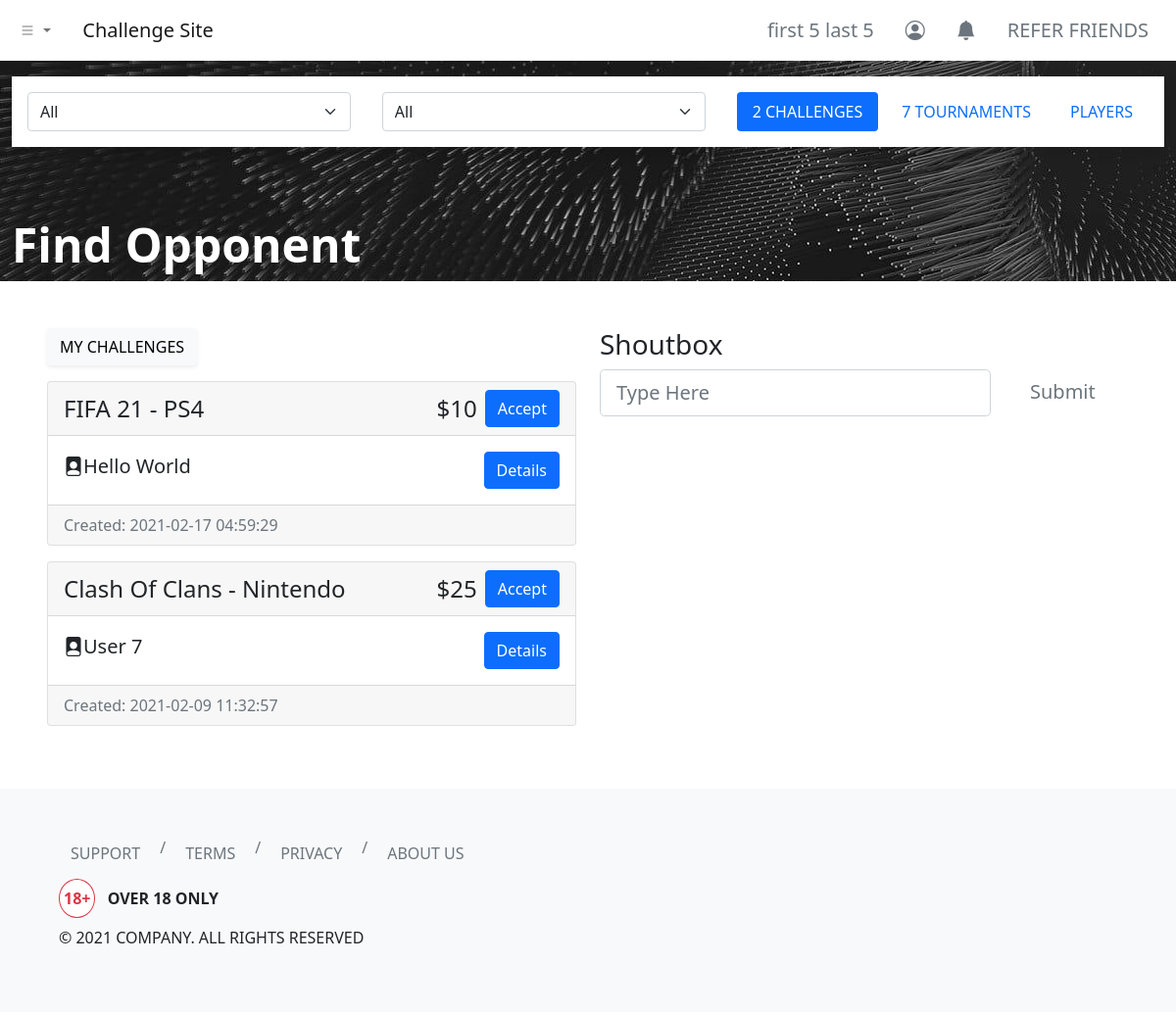
The page /dashboard/find-opponent/index.php (signed in) on the database its author committed.
### tables this page shows
CREATE TABLE `users` (
  `id` int(11) NOT NULL,
  `username` varchar(255) NOT NULL,
  `first_name` varchar(255) NOT NULL,
  `last_name` varchar(255) NOT NULL,
  `email` varchar(255) NOT NULL,
  `user_password` varchar(255) NOT NULL,
  `balance` decimal(65,30) UNSIGNED NOT NULL DEFAULT 0.000000000000000000000000000000
);

CREATE TABLE `challenges_log` (
  `challenge_id` int(11) NOT NULL,
  `challenge_by` int(11) NOT NULL,
  `game` varchar(255) NOT NULL,
  `console` varchar(255) NOT NULL,
  `amount` int(11) NOT NULL,
  `game_mode` varchar(255) NOT NULL,
  `rules` text NOT NULL,
  `status` varchar(255) NOT NULL DEFAULT 'open',
  `created_timestamp` timestamp NOT NULL DEFAULT current_timestamp(),
  `accepted_by` int(11) DEFAULT NULL,
  `accepted_timestamp` timestamp NULL DEFAULT NULL,
  `challenge_date` date DEFAULT NULL,
  `challenge_time` time DEFAULT NULL,
  `challenge_by_start_timestamp` timestamp NULL DEFAULT NULL,
  `accepted_by_start_timestamp` timestamp NULL DEFAULT NULL,
  `challenge_by_claimed_result` varchar(255) NOT NULL,
  `accepted_by_claimed_result` varchar(255) NOT NULL,
  `challenge_by_claim_timestamp` timestamp NULL DEFAULT NULL,
  `accepted_by_claim_timestamp` timestamp NULL DEFAULT NULL
);

### dashboard/find-opponent/index.php (the view, shortened to what this page needs)
<?php
include '../../header.php';
?>
<link rel="stylesheet" href="./index.css">
<div class="hero container-fluid bg-dark position-relative">
    <div class="row">
        <div class="col">
            <div class="d-flex bg-white shadow py-3 mt-3">
                <select class="form-select mx-3" aria-label=".form-select-lg example">
                    <option selected>All</option>
                </select>
                <select class="form-select mx-3" aria-label=".form-select-lg example">
                    <option selected>All</option>
                </select>
                <ul class="nav nav-pills nav-justified flex-nowrap mx-3" id="pills-tab" role="tablist">
                    <li class="nav-item" role="presentation">
                        <a class="nav-link active text-uppercase text-nowrap" id="pills-challenges-tab" data-bs-toggle="pill" href="#pills-challenges" role="tab" aria-controls="pills-challenges" aria-selected="true">
                            <?php
                            include_once '../../php-apis/db-config.php';
                            $user_id = $_SESSION['id'];
                            $sql = "SELECT COUNT(*) AS total_challenges FROM challenges_log WHERE challenge_by <> $user_id AND status = 'open'";
                            $result = mysqli_query($conn, $sql);
                            if (mysqli_num_rows($result) > 0) {
                                while ($row = mysqli_fetch_assoc($result)) {
                                    echo $row['total_challenges'];
                                }
                            } else {
                                echo "0";
                            }
                            ?>
                            Challenges
                        </a>
                    </li>
                    <li class="nav-item mx-2" role="presentation">
                        <a class="nav-link text-uppercase text-nowrap" id="pills-tournaments-tab" data-bs-toggle="pill" href="#pills-tournaments" role="tab" aria-controls="pills-tournaments" aria-selected="false">
                            <?php
                            include_once '../../php-apis/db-config.php';
                            $user_id = $_SESSION['id'];
                            $sql = "SELECT COUNT(*) AS total_tournaments FROM tournaments_log WHERE tournament_by <> $user_id";
                            $result = mysqli_query($conn, $sql);
                            if (mysqli_num_rows($result) > 0) {
                                while ($row = mysqli_fetch_assoc($result)) {
                                    echo $row['total_tournaments'];
                                }
                            } else {
                                echo "0";
                            }
                            ?>
                            Tournaments
                        </a>
                    </li>
                    <li class="nav-item" role="presentation">
                        <a class="nav-link text-uppercase text-nowrap" id="pills-players-tab" data-bs-toggle="pill" href="#pills-players" role="tab" aria-controls="pills-players" aria-selected="false">Players</a>
                    </li>
                </ul>
            </div>
        </div>
    </div>
    <div class="row position-absolute bottom-0">
        <div class="col">
            <h1 class="text-white display-5 fw-bold">Find Opponent</h1>
        </div>
    </div>
</div>
<div class="container-fluid my-5 px-5">
    <div class="row">
        <div class="col">
            <div class="tab-content" id="pills-tabContent">
                <div class="tab-pane fade show active" id="pills-challenges" role="tabpanel" aria-labelledby="pills-challenges-tab">
                    <a class="btn btn-light shadow-sm text-uppercase mb-3" href="../challenges" role="button">My Challenges</a>
                    <?php
                    $sql = "SELECT * FROM users INNER JOIN challenges_log ON users.id = challenges_log.challenge_by WHERE challenges_log.challenge_by <> $user_id AND status = 'open' ORDER BY challenges_log.created_timestamp DESC";
                    $result = mysqli_query($conn, $sql);
                    if (mysqli_num_rows($result) > 0) {
                        while ($row = mysqli_fetch_assoc($result)) {
                            $challenge_details_object = array(
                                'challenge_id' => $row['challenge_id'],
                                'Challenge By' => ucwords($row['username']),
                                'Game' => (($row['game'] === 'fifa_21') ? (strtoupper(str_replace("_", " ", $row['game']))) : (ucwords(str_replace("_", " ", $row['game'])))),
                                'Console' => (($row['console'] === 'ps4' || $row['console'] === 'pc') ? (strtoupper($row['console'])) : (ucwords($row['console']))),
                                'Amount' => '$' . $row['amount'],
                                'Game Mode' => ucwords($row['game_mode']),
                                'Rules' => ucwords($row['rules']),
                                'Created Date' => date_format(date_create($row['created_timestamp']), 'l d F Y h:i:s A'),
                                'min_date' => date_format(date_add(date_create($row['created_timestamp']), new DateInterval('P1D')), 'Y-m-d'),
                            );
                            $challenge_details_json = json_encode($challenge_details_object);
                    ?>
                            <div class="card mb-3">
                                <h4 class="card-header">
                                    <div class="d-flex justify-content-between align-items-center">
                                        <div>
                                            <?php echo (($row['game'] === 'fifa_21') ? (strtoupper(str_replace("_", " ", $row['game']))) : (ucwords(str_replace("_", " ", $row['game'])))) . ' - ' . (($row['console'] === 'ps4' || $row['console'] === 'pc') ? (strtoupper($row['console'])) : (ucwords($row['console']))); ?>
                                        </div>
                                        <div class="d-flex justify-content-between align-items-center">
                                            <?php echo '$' . $row['amount']; ?>
                                            <button type="button" class="btn btn-primary ms-2" data-bs-toggle="modal" data-bs-target="#accept-challenge-modal" data-bs-challenge-details='<?php echo $challenge_details_json; ?>'>
                                                Accept
                                            </button>
                                        </div>
                                    </div>
                                </h4>
                                <div class="card-body d-flex align-items-center justify-content-between">
                                    <h5 class="card-title"><i class="bi bi-file-person-fill"></i><?php echo ucwords($row['username']); ?></h5>
                                    <button type="button" class="btn btn-primary" data-bs-toggle="modal" data-bs-target="#challenge-details-modal" data-bs-challenge-details='<?php echo $challenge_details_json; ?>'>
                                        Details
                                    </button>
                                </div>
                                <div class="card-footer text-muted"><?php echo 'Created: ' . $row['created_timestamp']; ?></div>
                            </div>
                    <?php
                        }
                    } else {
                        echo "<p class='fs-4 text-danger'>No Challenges Available!</p>";
                    }
                    ?>
                </div>
            </div>
        </div>
        <div class="col">
            <h3>Shoutbox</h3>
            <form class="row">
                <div class="col-9">
                    <input class="form-control form-control-lg" type="text" placeholder="Type Here">
                </div>
                <div class="col">
                    <button type="button" class="btn btn-lg btn-outline-secondary border-0">Submit</button>
                </div>
            </form>
        </div>
    </div>
</div>
<?php
include '../../footer.php';
?>

### header.php (shortened to what this page needs)
<?php
function urlPrefix()
{
    if (basename(getcwd()) === basename(__DIR__)) {
        return './';
    } elseif (basename(dirname(getcwd())) === basename(__DIR__)) {
        return '../';
    } elseif (basename(dirname(dirname(getcwd()))) === basename(__DIR__)) {
        return '../../';
    } elseif (basename(dirname(dirname(dirname(getcwd())))) === basename(__DIR__)) {
        return '../../../';
    } else {
        return './';
    }
}
?>
<!DOCTYPE html>
<html lang="en">
<head>
    <link href="https://cdn.jsdelivr.net/npm/bootstrap@5.0.0-beta2/dist/css/bootstrap.min.css" rel="stylesheet">
    <link rel="stylesheet" href="https://cdn.jsdelivr.net/npm/bootstrap-icons@1.3.0/font/bootstrap-icons.css">
</head>
<body>
    <nav class="navbar navbar-expand-sm navbar-light bg-white shadow">
        <div class="container-fluid">
            <ul class="navbar-nav me-4">
                <li class="nav-item dropdown">
                    <a class="nav-link dropdown-toggle" href="#" id="navbarDropdownMenuLink" role="button" data-bs-toggle="dropdown" aria-expanded="false">
                        <i class="bi bi-list"></i>
                    </a>
                </li>
            </ul>
            <a class="navbar-brand" href="<?php echo urlPrefix(); ?>">Challenge Site</a>
            <div class="collapse navbar-collapse" id="navbarNavDropdown">
                <ul class="navbar-nav ms-auto">
                    <?php if (isset($_SESSION['id'])) { ?>
                        <li class="nav-item">
                            <a class="btn btn-lg btn-outline-secondary border-0" aria-current="page" href="<?php echo urlPrefix() . 'dashboard/profile/'; ?>">
                                <?php
                                include_once urlPrefix() . 'php-apis/db-config.php';
                                $user_id = $_SESSION['id'];
                                $sql = "SELECT * FROM users WHERE id=$user_id";
                                $result = mysqli_query($conn, $sql);
                                if (mysqli_num_rows($result) > 0) {
                                    while ($row = mysqli_fetch_assoc($result)) {
                                        echo $row['first_name'] . ' ' . $row['last_name'];
                                    }
                                } else {
                                    header("Location: " . urlPrefix() . "php-apis/logout.php");
                                    die();
                                }
                                ?>
                            </a>
                        </li>
                        <li class="nav-item">
                            <a class="btn btn-lg btn-outline-secondary border-0" aria-current="page" href="<?php echo urlPrefix() . 'dashboard/profile/'; ?>"><i class="bi bi-person-circle"></i></a>
                        </li>
                        <li class="nav-item">
                            <a class="btn btn-lg btn-outline-secondary border-0" aria-current="page" href="<?php echo urlPrefix() . 'dashboard/notifications/'; ?>"><i class="bi bi-bell-fill"></i></a>
                        </li>
                        <li class="nav-item">
                            <a class="btn btn-lg btn-outline-secondary border-0" aria-current="page" href="<?php echo urlPrefix() . 'dashboard/refer/'; ?>">REFER FRIENDS</a>
                        </li>
                    <?php } else { ?>
                        <li class="nav-item">
                            <a class="btn btn-lg btn-outline-secondary border-0" aria-current="page" href="<?php echo urlPrefix() . 'login/'; ?>">ENTER</a>
                        </li>
                    <?php } ?>
                </ul>
            </div>
        </div>
    </nav>

### dashboard/find-opponent/index.css (style rules this page uses)
.hero { background-image: url('../../images/bg.jpg'); min-height: 225px; }

### rows shown on the page
users: first_name "first 5", last_name "last 5"
users: challenges_log.game "FIFA 21", challenges_log.console "PS4", challenges_log.amount "10", username "Hello World", challenges_log.created_timestamp "2021-02-17 04:59:29"
users: challenges_log.game "Clash Of Clans", challenges_log.console "Nintendo", challenges_log.amount "25", username "User 7", challenges_log.created_timestamp "2021-02-09 11:32:57"

### other values the page prints
$row['total_challenges'] "2"
$row['total_tournaments'] "7"
